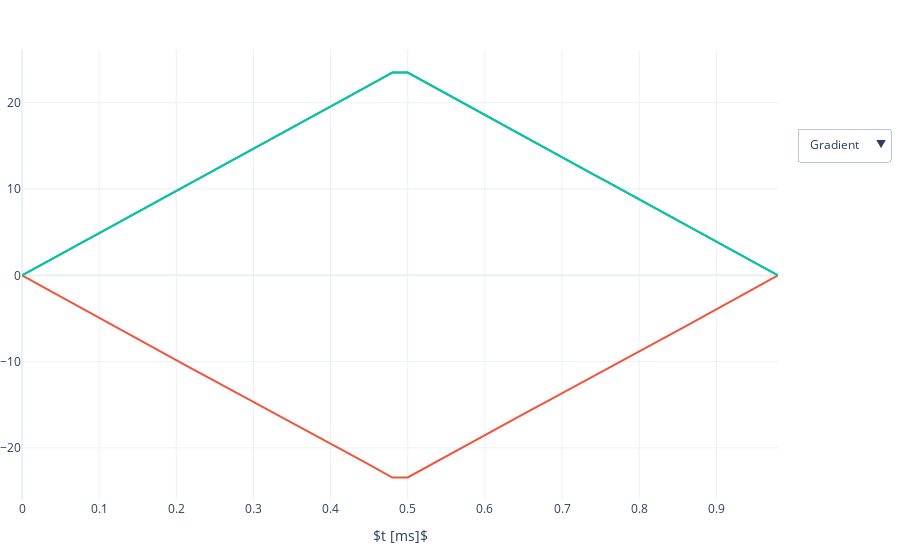

Notebook code cell kept with this figure:
### Markdown cell above
### Test the function

### Code cell
params = {}
params['mode'] = 'free'
params['gmax']  = 0.05
params['smax']  = 50.0
params['moment_params']  = [[0, 0, 0, -1, -1, 11.74, 1.0e-3]]
params['moment_params'].append([1, 0, 0, -1, -1, -11.74, 1.0e-3])
params['moment_params'].append([2, 0, 0, -1, -1, 11.74, 1.0e-3])
params['TE']  = 1.0
params['dt']  = 20e-6
params['Naxis'] = 3

G, dd = gropt.gropt(params, verbose=1)

plot_waveform_interactive(G, params)
